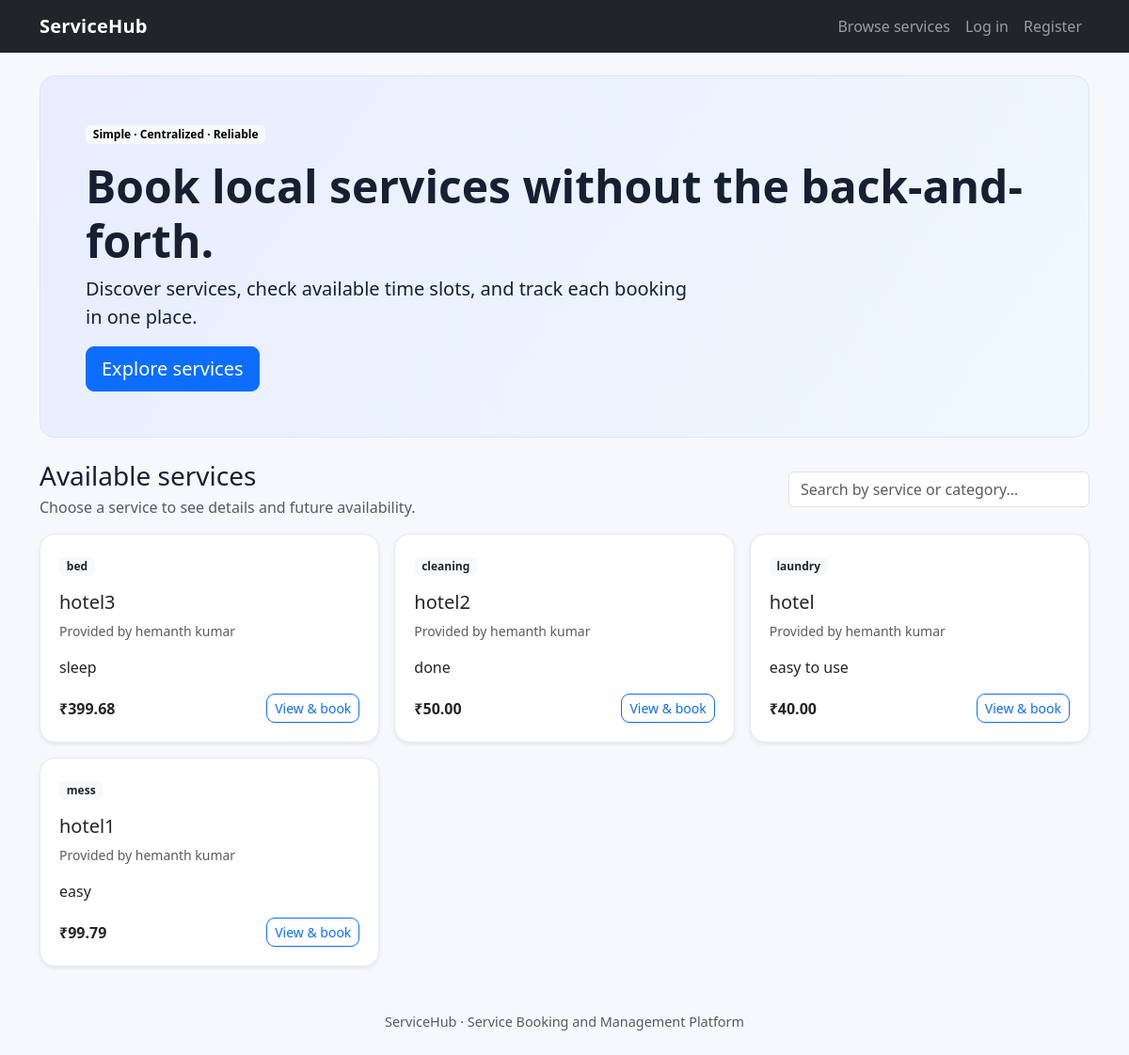
The page / on the database its author committed.
### bookings/models.py (models this page shows, shortened)
class Service(models.Model):
    provider = models.ForeignKey(settings.AUTH_USER_MODEL, on_delete=models.CASCADE, related_name="services")
    name = models.CharField(max_length=120)
    category = models.CharField(max_length=80)
    description = models.TextField()
    price = models.DecimalField(max_digits=9, decimal_places=2)
    duration_minutes = models.PositiveIntegerField(default=60)
    active = models.BooleanField(default=True)
    created_at = models.DateTimeField(auto_now_add=True)
    class Meta:
        ordering = ["category", "name"]

### bookings/views.py (the view)
# urls.py: path("", views.home, name="home"),
def home(request):
    services = Service.objects.filter(active=True).select_related("provider")
    return render(request, "home.html", {"services": services})

### templates/home.html
{% extends "base.html" %}{% block title %}Find a service | ServiceHub{% endblock %}{% block content %}
<section class="hero p-4 p-md-5 rounded-4 mb-4"><span class="badge text-bg-light mb-3">Simple · Centralized · Reliable</span><h1 class="display-5 fw-bold">Book local services without the back-and-forth.</h1><p class="lead">Discover services, check available time slots, and track each booking in one place.</p><a class="btn btn-primary btn-lg" href="#services">Explore services</a></section>
<div class="d-flex flex-wrap justify-content-between align-items-center gap-2 mb-3" id="services"><div><h2 class="h3 mb-1">Available services</h2><p class="text-muted mb-0">Choose a service to see details and future availability.</p></div><input id="serviceSearch" class="form-control search-box" placeholder="Search by service or category…" aria-label="Search services"></div>
<div class="row g-3" id="serviceGrid">{% for service in services %}<div class="col-md-6 col-lg-4 service-card" data-search="{{ service.name|lower }} {{ service.category|lower }} {{ service.description|lower }}"><div class="card h-100 shadow-sm"><div class="card-body"><span class="badge bg-light text-dark">{{ service.category }}</span><h3 class="h5 mt-3">{{ service.name }}</h3><p class="text-muted small">Provided by {{ service.provider.get_full_name|default:service.provider.username }}</p><p>{{ service.description|truncatechars:120 }}</p><div class="d-flex justify-content-between align-items-center"><strong>₹{{ service.price }}</strong><a class="btn btn-outline-primary btn-sm" href="{% url 'service_detail' service.pk %}">View & book</a></div></div></div></div>{% empty %}<div class="col-12"><div class="alert alert-info">No services listed yet. Register as a service provider and add your first service.</div></div>{% endfor %}</div>
{% endblock %}

### static/css/style.css (style rules this page uses)
:root { --brand:#3659d9;--ink:#172033 }
body { background:#f6f8fc;color:var(--ink) }
.hero { background:linear-gradient(125deg,#e8edff,#f0f8ff);border:1px solid #dbe4ff }
.hero p { max-width:650px }
.card { border:1px solid #e5e9f2;border-radius:16px }
.card-body { padding:1.25rem }
.btn { border-radius:9px }
.search-box { max-width:320px }

### rows shown on the page
Service: category "bed", name "hotel3", provider.get_full_name "hemanth kumar", description "sleep", price "399.68"
Service: category "cleaning", name "hotel2", provider.get_full_name "hemanth kumar", description "done", price "50.00"
Service: category "laundry", name "hotel", provider.get_full_name "hemanth kumar", description "easy to use", price "40.00"
Service: category "mess", name "hotel1", provider.get_full_name "hemanth kumar", description "easy", price "99.79"
